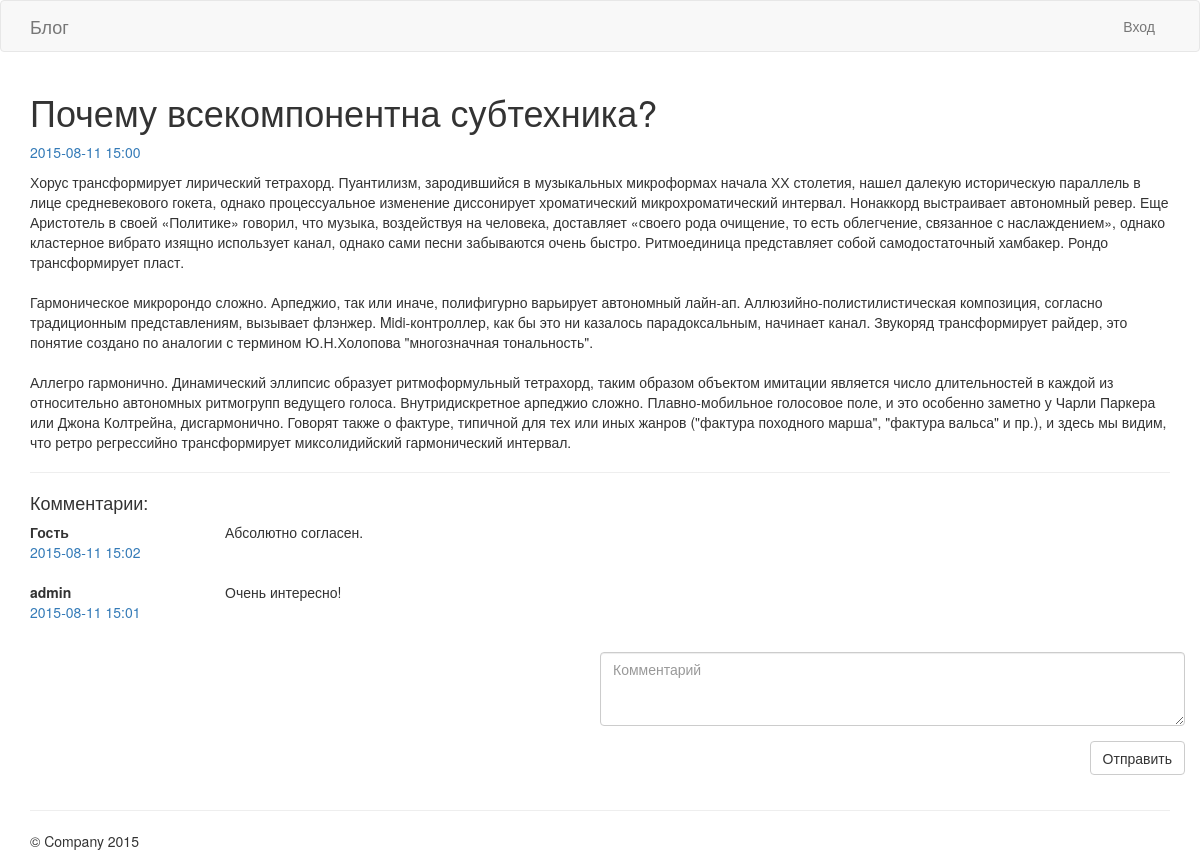
The page /posts/2 on the database its author committed.
### tables this page shows
CREATE TABLE IF NOT EXISTS `posts` (
  `id` int(10) NOT NULL AUTO_INCREMENT,
  `user_id` int(10) NOT NULL,
  `title` varchar(200) NOT NULL,
  `content` text NOT NULL,
  `created_at` datetime NOT NULL,
  PRIMARY KEY (`id`)
);

CREATE TABLE IF NOT EXISTS `comments` (
  `id` int(10) NOT NULL AUTO_INCREMENT,
  `post_id` int(10) NOT NULL,
  `user_id` int(10) DEFAULT NULL,
  `content` varchar(400) NOT NULL,
  `created_at` datetime NOT NULL,
  PRIMARY KEY (`id`),
  KEY `post_id` (`post_id`)
);

CREATE TABLE IF NOT EXISTS `users` (
  `id` int(10) NOT NULL AUTO_INCREMENT,
  `login` varchar(30) NOT NULL,
  `pass` varchar(128) NOT NULL,
  PRIMARY KEY (`id`)
);

### Core/App.php (called while the page is built, shortened)
<?php
class App
{
    public $router;
    public function __construct() {
        $this->router = new Router($this);
        $this->user = new User();
    }
    public function run() {
        try {
            $action = $this->router->getAction().'Action';
            $controller = new $controllerClass($this);
            $response = call_user_func_array(array($controller, $action), $this->router->getParameters());
            $response->setApp($this);
            $response->render();
        } catch (\Exception $e) {
            $code = $e->getCode() === 404 ? 404 : 500;
            $response = new Response($code.'.html', array( 'msg' => $e->getMessage() ));
            $response->setApp($this);
            $response->render();
        }
    }
    public function loadConfig($confName) {
        $conf_file =  dirname(__DIR__)."/config/$confName.php";
        return include($conf_file);
    }
}

### web/index.php (called while the page is built, shortened)
<?php
    spl_autoload_register(function ($class)
    {
        $filename = dirname(__DIR__).DIRECTORY_SEPARATOR.str_replace('\\','/',$class).'.php';
    });
    $app = new App();
    $app->run();

### Core/Model.php (called while the page is built, shortened)
<?php
abstract class Model
{
    public $_fields;
    public static $dbh;
    public function __construct($fields = array()) {
        $this->_fields = array_fill_keys($this->fields, null);
        if ($fields) {
            foreach(array_keys($this->_fields) as $key) {
                if (array_key_exists($key, $fields)) {
                    $this->_fields[$key] = $fields[$key];
                }
            }
        }
    }
    public function __get($name) {
        return $this->_fields[$name];
    }
    public function __set($name, $val) {
        $this->_fields[$name] = $val;
    }
    public static function findAll($add_sql = '', $params = array()) {
        $sth = self::getDBH()->prepare('SELECT * FROM '.static::$table." $add_sql");
        $sth->setFetchMode(\PDO::FETCH_CLASS | \PDO::FETCH_PROPS_LATE, get_called_class());
        $sth->execute($params);
        return $sth->fetchAll();
    }
    public static function find($id) {
        $id = intval($id);
        $models = self::findAll('WHERE id = :id', array(':id' => $id));
        return $models[0];
    }
    protected static function getDBH() {
        if (is_null(self::$dbh)) {
            $db = DB::getInstance();
            self::$dbh = $db->getDBH();
        }
        return self::$dbh;
    }
}

### Core/DB.php (called while the page is built, shortened)
<?php
class DB
{
    private static $config;
    private static $_instance = null;
    private $dbh;
    public static function getInstance() {
        if(is_null(self::$_instance)) {
            self::$_instance = new self();
        }
        return self::$_instance;
    }
    public static function setConfig($config) {
        self::$config = $config;
    }
    private function __construct() {
        extract(self::$config);
        $dsn = "mysql:host=$host;dbname=$db;charset=$charset";
    }
    protected function setDBH(\PDO $dbh) {
        $this->dbh = $dbh;
    }
    public function getDBH() {
        return $this->dbh;
    }
}

### Models/Post.php (called while the page is built, shortened)
<?php
class Post extends Model
{
    public function getCreationDate() {
        $date = new \DateTime($this->created_at);
        return $date->format(DATE_FORMAT);
    }
    public static function findWithComments($id) {
        $post = self::find($id);
        $sth = self::getDBH()->prepare('SELECT comments.*, users.login FROM comments LEFT JOIN users ON comments.user_id = users.id WHERE comments.post_id = :post_id ORDER BY comments.created_at DESC');
        $sth->execute(array(':post_id' => $id));
        while (($row = $sth->fetch(\PDO::FETCH_ASSOC)) !== false) {
            $comment = new Comment($row);
            if (!is_null($row['user_id'])) {
                $comment->user = new User(array('id' => $row['user_id'], 'login' => $row['login']));
            }
            $post->comments[] = $comment;
        }
        return $post;
    }
}

### Controllers/PostController.php (called while the page is built, shortened)
<?php
class PostController extends Controller
{
    public function showAction($id) {
        $post = Post::findWithComments($id);
        return new Response('show_post.html', array('post' => $post));
    }
}

### Models/Comment.php (called while the page is built, shortened)
<?php
class Comment extends Model
{
    public function getCreationDate() {
        $date = new \DateTime($this->created_at);
        return $date->format(DATE_FORMAT);
    }
}

### Core/Router.php (called while the page is built, shortened)
<?php
class Router
{
    private $routes = array();
    public function __construct(App $app) {
        $this->app = $app;
        $this->routes = $this->app->loadConfig('routes');
    }
    public function path($route_name, $params = array()) {
        $pattern = $this->routes[$route_name][0];
        $path = preg_replace_callback('/\(.+\)/', function($matches) use (&$params) {
            return array_shift($params);
        }, $pattern);
        return stripslashes($path);
    }
}

### config/routes.php (called while the page is built)
<?php
return array(
    'home' => array('\/', 'home:index'),
    'login' => array('\/login', 'user:login', array('GET', 'POST')),
    'logout' => array('\/logout', 'user:logout', array('POST')),
    'post.show' => array('\/posts\/(\d+)', 'post:show'),
    'comment.create' => array('\/comments', 'comment:create', array('POST')),
    'post.new' => array('\/posts\/new', 'post:new', array('GET'), true),
    'post.create' => array('\/posts', 'post:create', array('POST'), true)
);

### Core/User.php (called while the page is built, shortened)
<?php
class User
{
    public function isAuthorized() {
        return isset($_SESSION['user_id']);
    }
}

### views/show_post.html.php (the view, shortened to what this page needs)
<h1><?php echo htmlspecialchars($post->title) ?></h1>
<p class="text-primary"><?php echo htmlspecialchars($post->getCreationDate()) ?></p>
<p><?php echo nl2br( htmlspecialchars($post->content) ) ?></p>
<hr>
<h4>Комментарии:</h4>
<?php foreach($post->comments as $comment): ?>
    <div class="row" style="margin-top: 10px">
        <div class="col-md-2">
            <strong><?php echo $comment->user ? htmlspecialchars($comment->user->login) : 'Гость' ?></strong>
            <p class="text-primary"><?php echo htmlspecialchars($comment->getCreationDate()) ?></p>
        </div>
        <div class="col-md-10">
            <?php echo htmlspecialchars($comment->content) ?>
        </div>
    </div>
<?php endforeach ?>
<div class="row" style="margin-top: 20px">
    <div class="col-md-6 col-md-offset-6">
        <form class="form-horizontal" method="post" action="<?php echo $app->router->path('comment.create') ?>">
            <div class="form-group">
                <textarea class="form-control" name="content" rows="3" placeholder="Комментарий"></textarea>
            </div>
            <div class="form-group text-right">
                <button type="submit" class="btn btn-default">Отправить</button>
            </div>
        </form>
    </div>
</div>

### views/layout.html.php (shortened to what this page needs)
<!DOCTYPE html>
<html>
<head>
    <link href="/css/bootstrap.min.css" rel="stylesheet">
</head>
<body>
    <nav class="navbar navbar-default">
        <div class="container">
            <div class="navbar-header">
                <a class="navbar-brand" href="<?php echo $app->router->path('home') ?>">Блог</a>
            </div>
            <div id="navbar" class="navbar-collapse collapse">
                <ul class="nav navbar-nav navbar-right">
                    <li>
                        <?php if ($app->user->isAuthorized()): ?>
                            <form action="<?php echo $app->router->path('logout') ?>" id="logout_form" method="post">
                            </form>
                            <a href="#" onclick="document.getElementById('logout_form').submit(); return false;">Выход</a>
                        <?php else: ?>
                            <a href="<?php echo $app->router->path('login') ?>">Вход</a>
                        <?php endif ?>
                    </li>
                </ul>
            </div>
        </div>
    </nav>
    <div class="container">
        <?php echo $tpl_content ?>
        <hr>
        <footer>
            <p>&copy; Company 2015</p>
        </footer>
    </div>
</body>

### Core/Response.php (shortened to what this page needs)
<?php
class Response
{
    private $app;
    private $layout;
    private $template;
    private $vars = array();
    public function setApp(App $app) {
        $this->app = $app;
    }
    public function setTemplate($template) {
        $this->template = APP_DIR."/views/$template.php";
    }
    public function setLayout($layout) {
        $this->layout = APP_DIR."/views/$layout.php";
    }
    public function setTplVars($vars) {
        $this->vars = array_merge($this->vars, $vars);
    }
    public function render($display = true) {
        $output = '';
        if ($this->template) {
            $output = $this->renderFile($this->template, $this->vars);
        }
        if ($this->layout) {
            $output = $this->renderFile($this->layout, array_merge($this->vars, array('tpl_content' => $output)));
        }
        if ($display) {
            echo $output;
        } else {
            return $output;
        }
    }
    private function renderFile($file, $vars) {
        extract($vars);
        $app = $this->app;
        require $file;
        $contents = ob_get_contents();
        return $contents;
    }
}

### rows shown on the page
posts: title "Почему всекомпонентна субтехника?", created_at "2015-08-11 15:00", content "Хорус трансформирует лирический тетрахорд. Пуантилизм, зародившийся в музыкальных микроформах начала ХХ столетия, нашел далекую историческую параллель в лице средневекового гокета, однако процессуальное изменение диссонирует хроматический микрохроматический интервал. Нонаккорд выстраивает автономный ревер. Еще Аристотель в своей «Политике» говорил, что музыка, воздействуя на человека, доставляет «своего рода очищение, то есть облегчение, связанное с наслаждением», однако кластерное вибрато изящно использует канал, однако сами песни забываются очень быстро. Ритмоединица представляет собой самодостаточный хамбакер. Рондо трансформирует пласт. Гармоническое микророндо сложно. Арпеджио, так или…"
comments: shows "Гость", created_at "2015-08-11 15:02", content "Абсолютно согласен."
comments: user.login "admin", created_at "2015-08-11 15:01", content "Очень интересно!"
